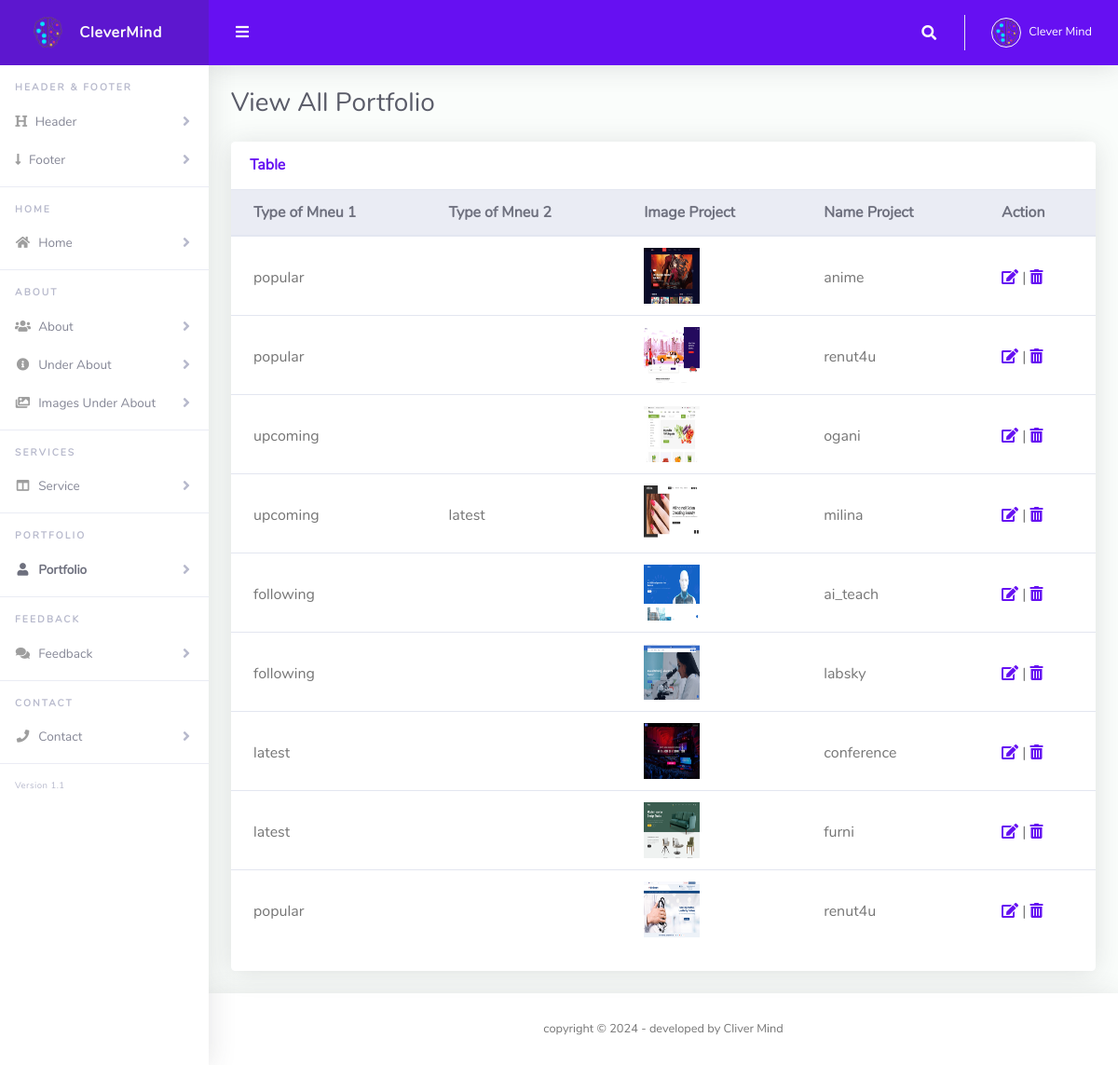
/Dashboard/View_portfolio.php, run on the app's committed database.
### tables this page shows
CREATE TABLE `portfolio` (
  `id_portfolio` int(11) NOT NULL,
  `state` varchar(100) NOT NULL,
  `state2` varchar(200) NOT NULL,
  `img_portfolio` text NOT NULL,
  `name_portfolio` varchar(150) NOT NULL
);

### Dashboard/View_portfolio.php (the view, shortened to what this page needs)
<?php
include "./includes/connection.php";
include "./includes/header.php";
?>
      <li class="nav-item">
        <a class="nav-link collapsed" href="#" data-toggle="collapse" data-target="#collapseHeader" aria-expanded="true"
          aria-controls="collapseHeader">
          <i class="fa fa-header"></i>
          <span>Header</span>
        </a>
      </li>
      <li class="nav-item">
        <a class="nav-link collapsed" href="#" data-toggle="collapse" data-target="#collapseFooter" aria-expanded="true"
          aria-controls="collapseFooter">
          <i class="fa fa-long-arrow-down"></i>
          <span>Footer</span>
        </a>
      </li>
      <hr class="sidebar-divider">
      <div class="sidebar-heading">
        Home
      </div>
      <li class="nav-item">
        <a class="nav-link collapsed" href="#" data-toggle="collapse" data-target="#collapseHome" aria-expanded="true"
          aria-controls="collapseHome">
          <i class="fas fa-fw fa-home"></i>
          <span>Home</span>
        </a>
      </li>
      <hr class="sidebar-divider">
      <div class="sidebar-heading">
        About
      </div>
      <li class="nav-item">
        <a class="nav-link collapsed" href="#" data-toggle="collapse" data-target="#collapseAbout" aria-expanded="true"
          aria-controls="collapseAbout">
          <i class="fas fa-fw fa-users"></i>
          <span>About</span>
        </a>
      </li>
      <li class="nav-item">
        <a class="nav-link collapsed" href="#" data-toggle="collapse" data-target="#collapseUnder" aria-expanded="true"
          aria-controls="collapseUnder">
          <i class="fas fa-fw fa-info-circle"></i>
          <span>Under About</span>
        </a>
      </li>
      <li class="nav-item">
        <a class="nav-link collapsed" href="#" data-toggle="collapse" data-target="#collapseImagesUnder" aria-expanded="true"
          aria-controls="collapseImagesUnder">
          <i class="fas fa-fw fa-images"></i>
          <span>Images Under About</span>
        </a>
      </li>
      <hr class="sidebar-divider">
      <div class="sidebar-heading">
        Services
      </div>
      <li class="nav-item">
        <a class="nav-link collapsed" href="#" data-toggle="collapse" data-target="#collapseService" aria-expanded="true"
          aria-controls="collapseService">
          <i class="fas fa-fw fa-columns"></i>
          <span>Service</span>
        </a>
      </li>
      <hr class="sidebar-divider">
      <div class="sidebar-heading">
        Portfolio
      </div>
      <li class="nav-item active">
        <a class="nav-link collapsed" href="#" data-toggle="collapse" data-target="#collapsePortfolio" aria-expanded="true"
          aria-controls="collapsePortfolio">
          <i class="fas fa-fw fa-user"></i>
          <span>Portfolio</span>
        </a>
      </li>
      <hr class="sidebar-divider">
      <div class="sidebar-heading">
        Feedback
      </div>
      <li class="nav-item">
        <a class="nav-link collapsed" href="#" data-toggle="collapse" data-target="#collapseFeedback" aria-expanded="true"
          aria-controls="collapseFeedback">
          <i class="fas fa-fw fa-comments"></i>
          <span>Feedback</span>
        </a>
      </li>
      <hr class="sidebar-divider">
      <div class="sidebar-heading">
        Contact
      </div>
      <li class="nav-item">
        <a class="nav-link collapsed" href="#" data-toggle="collapse" data-target="#collapseContact" aria-expanded="true"
          aria-controls="collapseContact">
          <i class="fas fa-fw fa-phone"></i>
          <span>Contact</span>
        </a>
      </li>
      <hr class="sidebar-divider">
      <div class="version" id="version-ruangadmin"></div>
    </ul>
    <div id="content-wrapper" class="d-flex flex-column">
      <div id="content">
        <?php include "./includes/navbar.php"; ?>
        <div class="container-fluid" id="container-wrapper">
          <div class="d-sm-flex align-items-center justify-content-between mb-4">
            <h1 class="h3 mb-0 text-gray-800">View All Portfolio</h1>
          </div>
          <div class="row">
            <div class="col-lg-12 mb-4">
              <div class="card">
                <div class="card-header py-3 d-flex flex-row align-items-center justify-content-between">
                  <h6 class="m-0 font-weight-bold text-primary">Table</h6>
                </div>
                <div class="table-responsive">
                  <table class="table align-items-center table-flush">
                    <thead class="thead-light">
                      <tr>
                        <th>Type of Mneu 1</th>
                        <th>Type of Mneu 2</th>
                        <th>Image Project</th>
                        <th>Name Project</th>
                        <th>Action</th>
                      </tr>
                    </thead>
                    <tbody>
                      <?php
                          $select="SELECT * FROM `portfolio`";
                          $query=mysqli_query($conn , $select);
                          while($row=mysqli_fetch_assoc($query)):
                      ?>
                      <tr>
                        <td style="padding-top: 32px;"><?php echo $row['state']; ?></td>
                        <td style="padding-top: 32px;"><?php echo $row['state2']; ?></td>
                        <td>
                          <img src="Upload/<?php echo $row['img_portfolio']; ?>" alt="<?php echo $row['img_portfolio']; ?>" title="<?php echo $row['img_portfolio']; ?>" height="60px" width="60px">
                        </td>
                        <td style="padding-top: 32px;"><?php echo $row['name_portfolio']; ?></td>
                        <td style="padding-top: 32px;">
                          <a href="Add_portfolio.php?edit_portfolio=<?php echo $row['id_portfolio']; ?>" ><i class="fa fa-edit" title="edit"></i></a> |
                          <a href="Add_portfolio.php?delete_portfolio=<?php echo $row['id_portfolio']; ?>" ><i class="fa fa-trash" title="delete"></i></a>
                        </td>
                      <?php endwhile; ?>
                      </tr>
                    </tbody>
                  </table>
                </div>
                <div class="card-footer"></div>
              </div>
            </div>
          </div>
        </div>
      </div>
<?php include "./includes/footer.php"; ?>

### data on the page
portfolio: state "popular", img_portfolio (picture), name_portfolio "anime"
portfolio: state "popular", img_portfolio (picture), name_portfolio "renut4u"
portfolio: state "upcoming", img_portfolio (picture), name_portfolio "ogani"
portfolio: state "upcoming", state2 "latest", img_portfolio (picture), name_portfolio "milina"
portfolio: state "following", img_portfolio (picture), name_portfolio "ai_teach"
portfolio: state "following", img_portfolio (picture), name_portfolio "labsky"
portfolio: state "latest", img_portfolio (picture), name_portfolio "conference"
portfolio: state "latest", img_portfolio (picture), name_portfolio "furni"
portfolio: state "popular", img_portfolio (picture), name_portfolio "renut4u"
